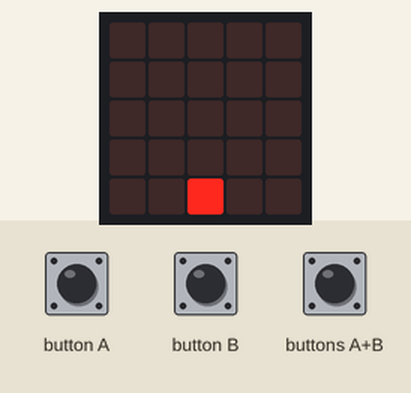
Simulated run of this program. Board: BBC micro:bit (MakeCode). On the bench: the board's 5×5 LED display. The inputs (shaded band) are chosen by the test bench. Dim RGB values are drawn brighter than linear.

Above: at 1.2 s.
1.3 s: button A pressed for 0.15 s
At 2.6 s:
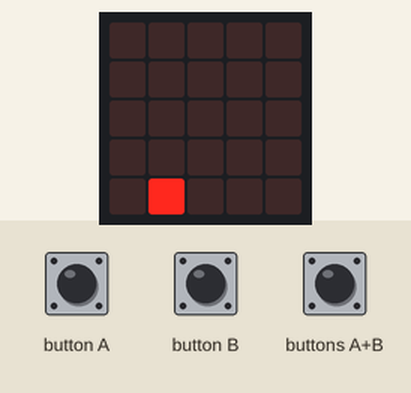
2.9 s: button A pressed for 0.15 s
At 3.8 s:
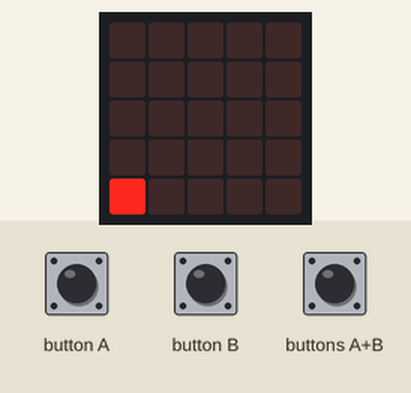
4.5 s: buttons A+B pressed for 0.15 s
At 5.0 s:
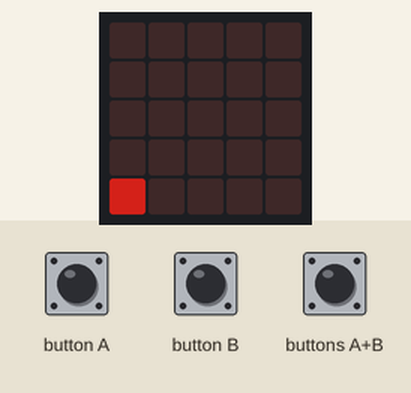
6.1 s: button B pressed for 0.15 s
At 7.4 s:
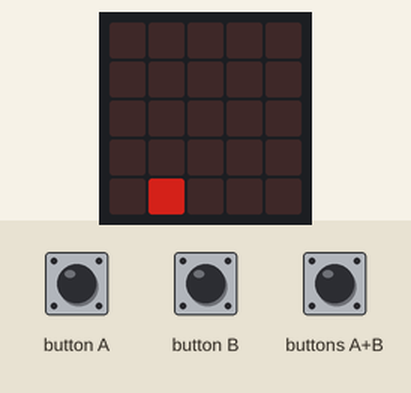
7.7 s: button B pressed for 0.15 s
At 8.7 s:
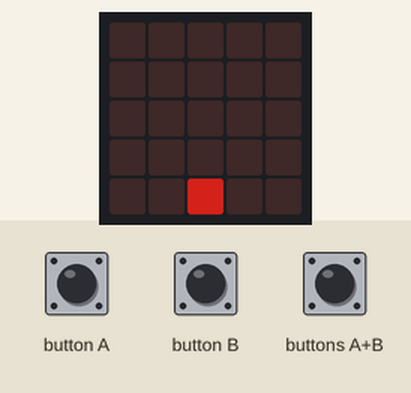
9.3 s: button B pressed for 0.15 s
At 9.9 s:
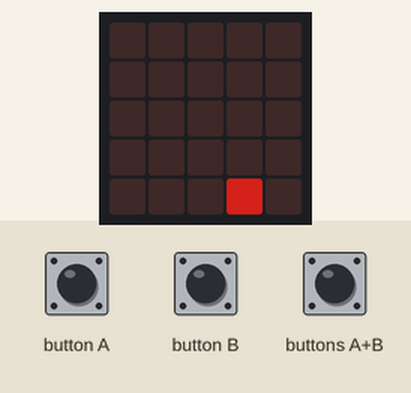
Timing chart, 0 to 11.9 s (numbered marks = the images above; inputs shaded):
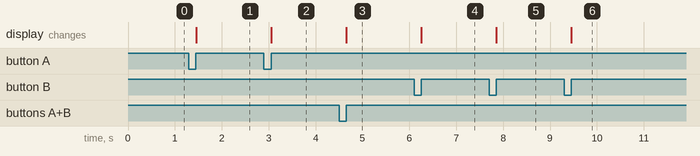

The program:

main.ts
```typescript
input.onButtonPressed(Button.A, function () {
    sprite.move(-1)
})
input.onButtonPressed(Button.AB, function () {
    子彈 = 0
    led.setBrightness(128)
})
input.onButtonPressed(Button.B, function () {
    sprite.move(1)
})
let 子彈 = 0
let sprite: game.LedSprite = null
game.setLife(3)
sprite = game.createSprite(2, 4)
```

test.ts
```typescript
// 在這裡測試；當此封包作為擴充功能時，將不會編譯此內容。
```

Measured:
- after the input at 1.3 s, the display: changes after 0.15 s (image 1)
- after the input at 2.9 s, the display: changes after 0.15 s (image 2)
- after the input at 4.5 s, the display: changes after 0.15 s (image 3)
- after the input at 6.1 s, the display: changes after 0.15 s (image 4)
- after the input at 7.7 s, the display: changes after 0.15 s (image 5)
- after the input at 9.3 s, the display: changes after 0.15 s (image 6)
